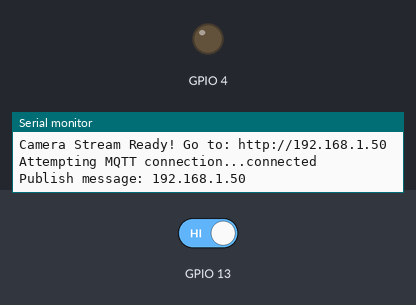
Bench run of a sketch on a simulated ESP32. Parts: output pins drawn as LEDs (lit = HIGH), the last lines printed to the serial monitor. The inputs (shaded band) are chosen by the test bench; at power-on: GPIO 13 HIGH. WiFi joins after 1.5 s; servers stay silent unless stated; random numbers use the default seed unless the sketch sets one; no MQTT or app messages arrive unless stated; the camera gives no picture.

Above: at 3.0 s.
3.1 s: GPIO 13 driven LOW
At 4.1 s:
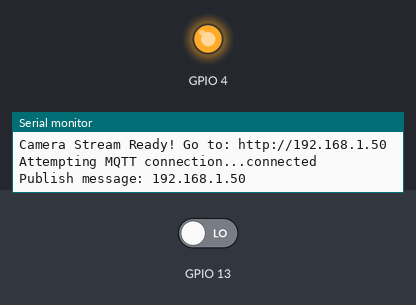
4.6 s: GPIO 13 driven HIGH
At 5.2 s:
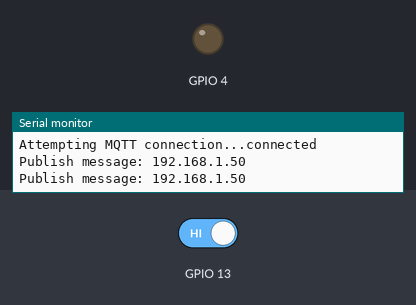
Timing chart, 0 to 7.6 s (numbered marks = the images above; inputs shaded):
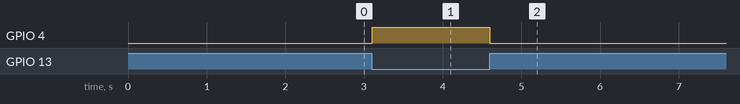

The sketch:

CAMERA.ino
```cpp
/*
 * Project  : SMART DOOR BELL
 * Fungsi   : STREAM CAMERA
 */


#include "esp_camera.h"
#include <WiFi.h>
#include "esp_timer.h"
#include "img_converters.h"
#include "Arduino.h"
#include "fb_gfx.h"
#include "soc/soc.h" //disable brownout problems
#include "soc/rtc_cntl_reg.h"  //disable brownout problems
#include "esp_http_server.h"
#include <PubSubClient.h>

// Update these with values suitable for your network.
const char* ssid = "*************";
const char* password = "***************";
const char* mqtt_server = "broker.hivemq.com";

WiFiClient espClient;
PubSubClient client(espClient);
unsigned long lastMsg = 0;
#define MSG_BUFFER_SIZE  (50)
char msg[MSG_BUFFER_SIZE];
int value = 0;

#define PART_BOUNDARY "123456789000000000000987654321"

// This project was tested with the AI Thinker Model, M5STACK PSRAM Model and M5STACK WITHOUT PSRAM
#define CAMERA_MODEL_AI_THINKER

#if defined(CAMERA_MODEL_WROVER_KIT)
  #define PWDN_GPIO_NUM    -1
  #define RESET_GPIO_NUM   -1
  #define XCLK_GPIO_NUM    21
  #define SIOD_GPIO_NUM    26
  #define SIOC_GPIO_NUM    27

  #define Y9_GPIO_NUM      35
  #define Y8_GPIO_NUM      34
  #define Y7_GPIO_NUM      39
  #define Y6_GPIO_NUM      36
  #define Y5_GPIO_NUM      19
  #define Y4_GPIO_NUM      18
  #define Y3_GPIO_NUM       5
  #define Y2_GPIO_NUM       4
  #define VSYNC_GPIO_NUM   25
  #define HREF_GPIO_NUM    23
  #define PCLK_GPIO_NUM    22

#elif defined(CAMERA_MODEL_M5STACK_PSRAM)
  #define PWDN_GPIO_NUM     -1
  #define RESET_GPIO_NUM    15
  #define XCLK_GPIO_NUM     27
  #define SIOD_GPIO_NUM     25
  #define SIOC_GPIO_NUM     23

  #define Y9_GPIO_NUM       19
  #define Y8_GPIO_NUM       36
  #define Y7_GPIO_NUM       18
  #define Y6_GPIO_NUM       39
  #define Y5_GPIO_NUM        5
  #define Y4_GPIO_NUM       34
  #define Y3_GPIO_NUM       35
  #define Y2_GPIO_NUM       32
  #define VSYNC_GPIO_NUM    22
  #define HREF_GPIO_NUM     26
  #define PCLK_GPIO_NUM     21

#elif defined(CAMERA_MODEL_M5STACK_WITHOUT_PSRAM)
  #define PWDN_GPIO_NUM     -1
  #define RESET_GPIO_NUM    15
  #define XCLK_GPIO_NUM     27
  #define SIOD_GPIO_NUM     25
  #define SIOC_GPIO_NUM     23

  #define Y9_GPIO_NUM       19
  #define Y8_GPIO_NUM       36
  #define Y7_GPIO_NUM       18
  #define Y6_GPIO_NUM       39
  #define Y5_GPIO_NUM        5
  #define Y4_GPIO_NUM       34
  #define Y3_GPIO_NUM       35
  #define Y2_GPIO_NUM       17
  #define VSYNC_GPIO_NUM    22
  #define HREF_GPIO_NUM     26
  #define PCLK_GPIO_NUM     21

#elif defined(CAMERA_MODEL_AI_THINKER)
  #define PWDN_GPIO_NUM     32
  #define RESET_GPIO_NUM    -1
  #define XCLK_GPIO_NUM      0
  #define SIOD_GPIO_NUM     26
  #define SIOC_GPIO_NUM     27

  #define Y9_GPIO_NUM       35
  #define Y8_GPIO_NUM       34
  #define Y7_GPIO_NUM       39
  #define Y6_GPIO_NUM       36
  #define Y5_GPIO_NUM       21
  #define Y4_GPIO_NUM       19
  #define Y3_GPIO_NUM       18
  #define Y2_GPIO_NUM        5
  #define VSYNC_GPIO_NUM    25
  #define HREF_GPIO_NUM     23
  #define PCLK_GPIO_NUM     22
#else
  #error "Camera model not selected"
#endif

static const char* _STREAM_CONTENT_TYPE = "multipart/x-mixed-replace;boundary=" PART_BOUNDARY;
static const char* _STREAM_BOUNDARY = "\r\n--" PART_BOUNDARY "\r\n";
static const char* _STREAM_PART = "Content-Type: image/jpeg\r\nContent-Length: %u\r\n\r\n";

httpd_handle_t stream_httpd = NULL;

IPAddress ip;

static esp_err_t stream_handler(httpd_req_t *req){
  camera_fb_t * fb = NULL;
  esp_err_t res = ESP_OK;
  size_t _jpg_buf_len = 0;
  uint8_t * _jpg_buf = NULL;
  char * part_buf[64];

  res = httpd_resp_set_type(req, _STREAM_CONTENT_TYPE);
  if(res != ESP_OK){
    return res;
  }

  while(true){
    fb = esp_camera_fb_get();
    if (!fb) {
      Serial.println("Camera capture failed");
      res = ESP_FAIL;
    } else {
      if(fb->width > 400){
        if(fb->format != PIXFORMAT_JPEG){
          bool jpeg_converted = frame2jpg(fb, 80, &_jpg_buf, &_jpg_buf_len);
          esp_camera_fb_return(fb);
          fb = NULL;
          if(!jpeg_converted){
            Serial.println("JPEG compression failed");
            res = ESP_FAIL;
          }
        } else {
          _jpg_buf_len = fb->len;
          _jpg_buf = fb->buf;
        }
      }
    }
    if(res == ESP_OK){
      size_t hlen = snprintf((char *)part_buf, 64, _STREAM_PART, _jpg_buf_len);
      res = httpd_resp_send_chunk(req, (const char *)part_buf, hlen);
    }
    if(res == ESP_OK){
      res = httpd_resp_send_chunk(req, (const char *)_jpg_buf, _jpg_buf_len);
    }
    if(res == ESP_OK){
      res = httpd_resp_send_chunk(req, _STREAM_BOUNDARY, strlen(_STREAM_BOUNDARY));
    }
    if(fb){
      esp_camera_fb_return(fb);
      fb = NULL;
      _jpg_buf = NULL;
    } else if(_jpg_buf){
      free(_jpg_buf);
      _jpg_buf = NULL;
    }
    if(res != ESP_OK){
      break;
    }
    //Serial.printf("MJPG: %uB\n",(uint32_t)(_jpg_buf_len));
  }
  return res;
}

void startCameraServer(){
  httpd_config_t config = HTTPD_DEFAULT_CONFIG();
  config.server_port = 80;

  httpd_uri_t index_uri = {
    .uri       = "/",
    .method    = HTTP_GET,
    .handler   = stream_handler,
    .user_ctx  = NULL
  };

  //Serial.printf("Starting web server on port: '%d'\n", config.server_port);
  if (httpd_start(&stream_httpd, &config) == ESP_OK) {
    httpd_register_uri_handler(stream_httpd, &index_uri);
  }
}


void setup_wifi() {

  delay(10);
  // We start by connecting to a WiFi network
  Serial.println();
  Serial.print("Connecting to ");
  Serial.println(ssid);

  WiFi.mode(WIFI_STA);
  WiFi.begin(ssid, password);

  while (WiFi.status() != WL_CONNECTED) {
    delay(500);
    Serial.print(".");
  }

  randomSeed(micros());

  Serial.println("");
  Serial.println("WiFi connected");
  Serial.println("IP address: ");
  Serial.println(WiFi.localIP());
}

void callback(char* topic, byte* payload, unsigned int length) {
  Serial.print("Message arrived [");
  Serial.print(topic);
  Serial.print("] ");
  for (int i = 0; i < length; i++) {
    Serial.print((char)payload[i]);
  }
  Serial.println();
}

void reconnect() {
  // Loop until we're reconnected
  while (!client.connected()) {
    Serial.print("Attempting MQTT connection...");
    // Create a random client ID
    String clientId = "ESP8266Client-";
    clientId += String(random(0xffff), HEX);
    // Attempt to connect
    if (client.connect(clientId.c_str())) {
      Serial.println("connected");
      // Once connected, publish an announcement...
      client.publish("dataChannel", "hello world");
    } else {
      Serial.print("failed, rc=");
      Serial.print(client.state());
      Serial.println(" try again in 5 seconds");
      // Wait 5 seconds before retrying
      delay(5000);
    }
  }
}

void setup() {
  WRITE_PERI_REG(RTC_CNTL_BROWN_OUT_REG, 0); //disable brownout detector

  Serial.begin(115200);
  Serial.setDebugOutput(false);

  camera_config_t config;
  config.ledc_channel = LEDC_CHANNEL_0;
  config.ledc_timer = LEDC_TIMER_0;
  config.pin_d0 = Y2_GPIO_NUM;
  config.pin_d1 = Y3_GPIO_NUM;
  config.pin_d2 = Y4_GPIO_NUM;
  config.pin_d3 = Y5_GPIO_NUM;
  config.pin_d4 = Y6_GPIO_NUM;
  config.pin_d5 = Y7_GPIO_NUM;
  config.pin_d6 = Y8_GPIO_NUM;
  config.pin_d7 = Y9_GPIO_NUM;
  config.pin_xclk = XCLK_GPIO_NUM;
  config.pin_pclk = PCLK_GPIO_NUM;
  config.pin_vsync = VSYNC_GPIO_NUM;
  config.pin_href = HREF_GPIO_NUM;
  config.pin_sscb_sda = SIOD_GPIO_NUM;
  config.pin_sscb_scl = SIOC_GPIO_NUM;
  config.pin_pwdn = PWDN_GPIO_NUM;
  config.pin_reset = RESET_GPIO_NUM;
  config.xclk_freq_hz = 20000000;
  config.pixel_format = PIXFORMAT_JPEG;

  pinMode(4, OUTPUT);
  pinMode(13,INPUT);

  if(psramFound()){
    config.frame_size = FRAMESIZE_UXGA;
    config.jpeg_quality = 10;
    config.fb_count = 2;
  } else {
    config.frame_size = FRAMESIZE_SVGA;
    config.jpeg_quality = 12;
    config.fb_count = 1;
  }

  // Camera init
  esp_err_t err = esp_camera_init(&config);
  if (err != ESP_OK) {
    Serial.printf("Camera init failed with error 0x%x", err);
    return;
  }
  // Wi-Fi connection
  WiFi.begin(ssid, password);
  while (WiFi.status() != WL_CONNECTED) {
    delay(500);
    Serial.print(".");
  }
  setup_wifi();
  client.setServer(mqtt_server, 1883);
  client.setCallback(callback);

  Serial.println("");
  Serial.println("WiFi connected");

  Serial.print("Camera Stream Ready! Go to: http://");
  Serial.println(WiFi.localIP());

  ip = WiFi.localIP();

  // Start streaming web server
  startCameraServer();
}

void loop() {
  if (!client.connected()) {
    reconnect();
  }
  client.loop();

  // Send IP Via MQTT
  unsigned long now = millis();
  if (now - lastMsg > 2000) {
    lastMsg = now;
    ++value;
    ip = WiFi.localIP();
    snprintf(msg, MSG_BUFFER_SIZE, "%ld.%ld.%ld.%ld" , ip[0], ip[1], ip[2], ip[3]);
    Serial.print("Publish message: ");
    Serial.println(msg);
    client.publish("dataChannel", msg);
  }

  // Controll IR Sensor
  int IRstatus = digitalRead(13);

  if(IRstatus == 0){
    digitalWrite(4, HIGH);
    digitalWrite(12, HIGH);
    IRstatus = digitalRead(13);
    while(IRstatus == 0){
      IRstatus = digitalRead(13);
    }
    digitalWrite(4, LOW);
    digitalWrite(12, LOW);
  }
}
```

Measured:
- after the input at 3.1 s, GPIO 4: LOW → HIGH at once
- after the input at 4.6 s, GPIO 4: HIGH → LOW at once
